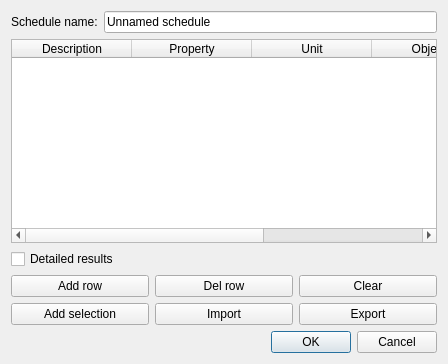
<?xml version="1.0" encoding="UTF-8"?>
<ui version="4.0">
 <class>Dialog</class>
 <widget class="QDialog" name="Dialog">
  <property name="geometry">
   <rect>
    <x>0</x>
    <y>0</y>
    <width>448</width>
    <height>364</height>
   </rect>
  </property>
  <property name="windowTitle">
   <string>Schedule definition</string>
  </property>
  <layout class="QVBoxLayout" name="verticalLayout">
   <item>
    <layout class="QHBoxLayout" name="horizontalLayout_3">
     <item>
      <widget class="QLabel" name="label">
       <property name="text">
        <string>Schedule name:</string>
       </property>
      </widget>
     </item>
     <item>
      <widget class="Gui::PrefLineEdit" name="lineEditName">
       <property name="text">
        <string>Unnamed schedule</string>
       </property>
      </widget>
     </item>
    </layout>
   </item>
   <item>
    <widget class="QTableWidget" name="list">
     <property name="cornerButtonEnabled">
      <bool>true</bool>
     </property>
     <property name="rowCount">
      <number>0</number>
     </property>
     <property name="columnCount">
      <number>5</number>
     </property>
     <attribute name="horizontalHeaderDefaultSectionSize">
      <number>120</number>
     </attribute>
     <attribute name="horizontalHeaderStretchLastSection">
      <bool>true</bool>
     </attribute>
     <attribute name="verticalHeaderVisible">
      <bool>true</bool>
     </attribute>
     <attribute name="verticalHeaderStretchLastSection">
      <bool>false</bool>
     </attribute>
     <column>
      <property name="text">
       <string>Description</string>
      </property>
      <property name="toolTip">
       <string>A description for this operation</string>
      </property>
     </column>
     <column>
      <property name="text">
       <string>Property</string>
      </property>
      <property name="toolTip">
       <string>The property to retrieve from each object.
Can be "Count" to count the objects, or property names
like "Length" or "Shape.Volume" to retrieve
a certain property.</string>
      </property>
     </column>
     <column>
      <property name="text">
       <string>Unit</string>
      </property>
      <property name="toolTip">
       <string>An optional unit to express the resulting value. Ex: m^3 (you can also write m³ or m3)</string>
      </property>
     </column>
     <column>
      <property name="text">
       <string>Objects</string>
      </property>
      <property name="toolTip">
       <string>An optional semicolon (;) separated list of object names
(internal names, not labels), to be considered by this operation.
If the list contains groups, children will be added.
Leave blank to use all objects from the document</string>
      </property>
     </column>
     <column>
      <property name="text">
       <string>Filter</string>
      </property>
      <property name="toolTip">
       <string>&lt;html&gt;&lt;head/&gt;&lt;body&gt;&lt;p&gt;An optional semicolon (;) separated list of property:value filters. Prepend ! to a property name to invert the effect of the filer (exclude objects that match the filter). Objects whose property contains the value will be matched. Examples of valid filters (everything is case-insensitive):&lt;/p&gt;&lt;p&gt;&lt;span style=" font-weight:600;"&gt;Name:Wall&lt;/span&gt; - Will only consider objects with &amp;quot;wall&amp;quot; in their name (internal name)&lt;/p&gt;&lt;p&gt;&lt;span style=" font-weight:600;"&gt;!Name:Wall&lt;/span&gt; - Will only consider objects which DON'T have &amp;quot;wall&amp;quot; in their name (internal name)&lt;/p&gt;&lt;p&gt;&lt;span style=" font-weight:600;"&gt;Description:Win&lt;/span&gt; - Will only consider objects with &amp;quot;win&amp;quot; in their description&lt;/p&gt;&lt;p&gt;&lt;span style=" font-weight:600;"&gt;!Label:Win&lt;/span&gt; - Will only consider objects which DO NOT have &amp;quot;win&amp;quot; in their label&lt;/p&gt;&lt;p&gt;&lt;span style=" font-weight:600;"&gt;IfcType:Wall&lt;/span&gt; - Will only consider objects which Ifc Type is &amp;quot;Wall&amp;quot;&lt;/p&gt;&lt;p&gt;&lt;span style=" font-weight:600;"&gt;!Tag:Wall&lt;/span&gt; - Will only consider objects which tag is NOT &amp;quot;Wall&amp;quot;&lt;/p&gt;&lt;p&gt;If you leave this field empty, no filtering is applied&lt;/p&gt;&lt;/body&gt;&lt;/html&gt;</string>
      </property>
     </column>
    </widget>
   </item>
   <item>
    <layout class="QHBoxLayout" name="horizontalLayout_4">
     <item>
      <widget class="Gui::PrefCheckBox" name="checkDetailed">
       <property name="toolTip">
        <string>If this is turned on, additional lines will be filled with each object considered. If not, only the totals.</string>
       </property>
       <property name="text">
        <string>Detailed results</string>
       </property>
      </widget>
     </item>
    </layout>
   </item>
   <item>
    <layout class="QGridLayout" name="gridLayout">
     <item row="0" column="0">
      <widget class="QPushButton" name="buttonAdd">
       <property name="toolTip">
        <string>Adds a line below the selected line/cell</string>
       </property>
       <property name="text">
        <string>Add row</string>
       </property>
       <property name="icon">
        <iconset theme="add">
         <normaloff/>
        </iconset>
       </property>
      </widget>
     </item>
     <item row="0" column="1">
      <widget class="QPushButton" name="buttonDel">
       <property name="toolTip">
        <string>Deletes the selected line</string>
       </property>
       <property name="text">
        <string>Del row</string>
       </property>
       <property name="icon">
        <iconset theme="remove">
         <normaloff/>
        </iconset>
       </property>
      </widget>
     </item>
     <item row="0" column="2">
      <widget class="QPushButton" name="buttonClear">
       <property name="toolTip">
        <string>Clears the whole list</string>
       </property>
       <property name="text">
        <string>Clear</string>
       </property>
       <property name="icon">
        <iconset theme="cancel">
         <normaloff/>
        </iconset>
       </property>
      </widget>
     </item>
     <item row="1" column="0">
      <widget class="QPushButton" name="buttonSelect">
       <property name="toolTip">
        <string>Put selected objects into the "Objects" column of the selected row</string>
       </property>
       <property name="text">
        <string>Add selection</string>
       </property>
      </widget>
     </item>
     <item row="1" column="1">
      <widget class="QPushButton" name="buttonImport">
       <property name="toolTip">
        <string>Imports the contents of a CSV file</string>
       </property>
       <property name="text">
        <string>Import</string>
       </property>
       <property name="icon">
        <iconset theme="document-import">
         <normaloff/>
        </iconset>
       </property>
      </widget>
     </item>
     <item row="1" column="2">
      <widget class="QPushButton" name="buttonExport">
       <property name="toolTip">
        <string>&lt;html&gt;&lt;head/&gt;&lt;body&gt;&lt;p&gt;This exports the results to a CSV or Markdown file. &lt;/p&gt;&lt;p&gt;&lt;span style=" font-weight:600;"&gt;Note for CSV export:&lt;/span&gt;&lt;/p&gt;&lt;p&gt;In Libreoffice, you can keep this CSV file linked by right-clicking the Sheets tab bar -&amp;gt; New sheet -&amp;gt; From file -&amp;gt; Link (Note: as of LibreOffice v6.x the correct path now is: Sheet -&amp;gt; Insert Sheet... -&amp;gt; From file -&amp;gt; Browse...)&lt;/p&gt;&lt;/body&gt;&lt;/html&gt;</string>
       </property>
       <property name="text">
        <string>Export</string>
       </property>
       <property name="icon">
        <iconset theme="document-export">
         <normaloff/>
        </iconset>
       </property>
      </widget>
     </item>
    </layout>
   </item>
   <item>
    <widget class="QDialogButtonBox" name="buttonBox">
     <property name="standardButtons">
      <set>QDialogButtonBox::Cancel|QDialogButtonBox::Ok</set>
     </property>
    </widget>
   </item>
  </layout>
 </widget>
 <customwidgets>
  <customwidget>
   <class>Gui::PrefCheckBox</class>
   <extends>QCheckBox</extends>
   <header>Gui/PrefWidgets.h</header>
  </customwidget>
  <customwidget>
   <class>Gui::PrefLineEdit</class>
   <extends>QLineEdit</extends>
   <header>Gui/PrefWidgets.h</header>
  </customwidget>
 </customwidgets>
 <resources/>
 <connections/>
</ui>
